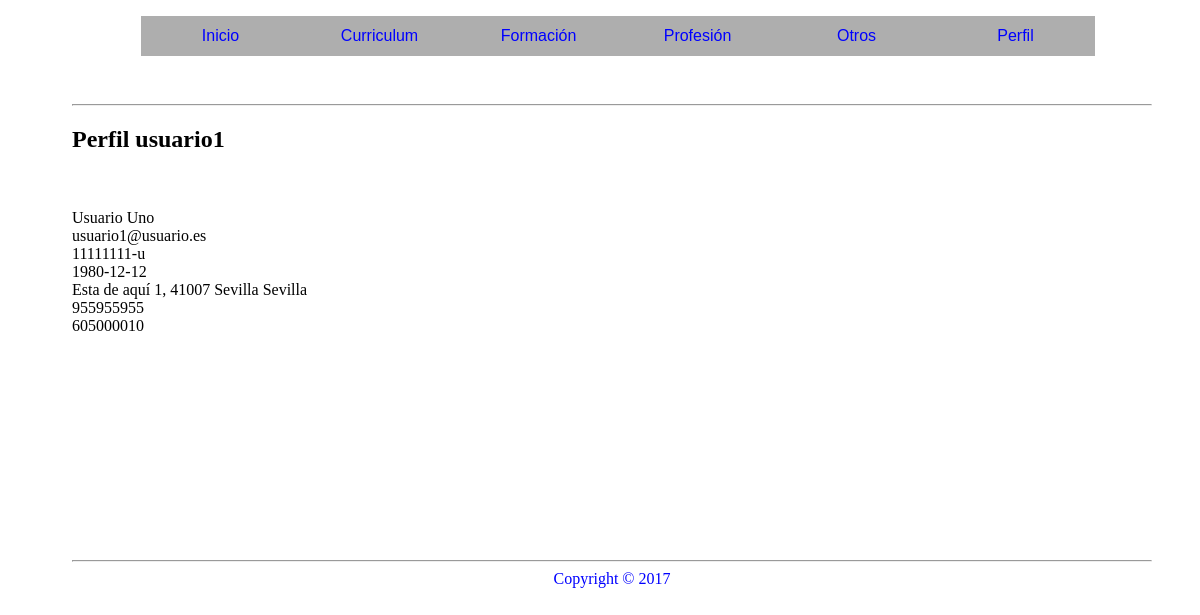
The app's page /view/v_perfil.php (signed in) with its own data.
### tables this page shows
CREATE TABLE `usuarios` (
  `idUsuario` int(11) NOT NULL,
  `username` varchar(20) NOT NULL,
  `password` varchar(255) NOT NULL,
  `email` varchar(255) NOT NULL,
  `name` varchar(100) NOT NULL,
  `surname` varchar(100) NOT NULL,
  `dni` varchar(10) NOT NULL,
  `birthday` date NOT NULL,
  `address` varchar(100) NOT NULL,
  `postal` varchar(5) NOT NULL,
  `town` varchar(100) NOT NULL,
  `province` varchar(100) NOT NULL,
  `mobile` varchar(9) NOT NULL,
  `telephone` varchar(9) DEFAULT NULL,
  `tipoUsuario` varchar(15) NOT NULL DEFAULT 'usuario',
  `estado` varchar(15) NOT NULL DEFAULT 'activado',
  `registro` datetime DEFAULT CURRENT_TIMESTAMP,
  `photo` varchar(100) DEFAULT NULL
);

### model/Usuarios.php (called while the page is built, shortened)
<?php
	require_once('Conectar.php');
	class Usuarios {
		private $idUsuario;
		private $email;
		private $name;
		private $surname;
		private $dni;
		private $birthday;
		private $address;
		private $postal;
		private $town;
		private $province;
		private $mobile;
		private $telephone;
		private $conectado;
		public function __construct($idUsuario=null){
			$this->conectarse= new Conectar();
			$this->conectado=$this->conectarse->conexion();
			if($idUsuario != "" || $idUsuario != 0){
        		$this->idUsuario=$idUsuario;
        		$this->recuperar();
      		}
		}
	    public function recuperar(){
	      $datosArray="SELECT * FROM usuarios WHERE idUsuario = $this->idUsuario";
	      $datos=$this->conectado->query($datosArray);
	      if($datosRecuperados=$datos->fetch_assoc()){
	        $this->idUsuario=$datosRecuperados['idUsuario'];
	        $this->email=$datosRecuperados['email'];
	        $this->name=$datosRecuperados['name'];
	        $this->surname=$datosRecuperados['surname'];
	        $this->dni=$datosRecuperados['dni'];
	        $this->birthday=$datosRecuperados['birthday'];
	        $this->address=$datosRecuperados['address'];
	        $this->postal=$datosRecuperados['postal'];
	        $this->town=$datosRecuperados['town'];
	        $this->province=$datosRecuperados['province'];
	        $this->mobile=$datosRecuperados['mobile'];
	        $this->telephone=$datosRecuperados['telephone'];
	      }
	    }
	    public function getEmail(){
	      return $this->email;
	    }
	    public function getName(){
	      return $this->name;
	    }
	    public function getSurname(){
	      return $this->surname;
	    }
	    public function getDNI(){
	      return $this->dni;
	    }
	    public function getBirthday(){
	      return $this->birthday;
	    }
	    public function getAddress(){
	      return $this->address;
	    }
	    public function getPostal(){
	      return $this->postal;
	    }
	    public function getTown(){
	      return $this->town;
	    }
	    public function getProvince(){
	      return $this->province;
	    }
	    public function getMobile(){
	      return $this->mobile;
	    }
	    public function getTelephone(){
	      return $this->telephone;
	    }
	}
 ?>

### model/Conectar.php (called while the page is built, shortened)
<?php
	class Conectar {
		 private $serverlocal;
		 public $login;
  		 public $contrasena;
  		 private $database;
         private $charset;
    	 private $conexion;
		public function __construct() {
			$this->serverlocal=SERVERLOCAL;
			$this->login=LOGIN;
			$this->contrasena=CONTRASENA;
			$this->database=DATABASE;
			$this->charset=CHARSET;
			$this->conexion="";
		}
		public function conexion(){
			try {
				$this->conexion = new mysqli($this->serverlocal, $this->login, $this->contrasena, $this->database);
				$this->conexion->query("SET NAMES '" . $this->charset . "'");
			} catch (Exception $e) {
				die("Error " . $e->getMessage());
				echo "Línea del error " . $e->getLine();
			}
			return $this->conexion;
		}
	}
 ?>

### controller/c_perfil.php (called while the page is built, shortened)
<?php
	require_once('../model/Usuarios.php');
	class Perfil {
		public function __construct($usuario,$contrasena){
			if (empty($_SESSION['idUsuario'])) {
				$this->objetoUsuario=new Usuarios();
			} else {
				$this->objetoUsuario=new Usuarios($_SESSION['idUsuario']);
			}
		}
	}
 ?>

### view/v_perfil.php (the view, shortened to what this page needs)
<?php
  require_once('../controller/c_perfil.php');
  $objetoPerfil = new Perfil($_POST['username']=null,$_POST['password']=null);
  $objetoPerfil->checkConexion();
 ?>
<!DOCTYPE html>
<html lang="es">
<head>
    <link rel="stylesheet" type="text/css" href="css/perfil.css">
</head>
<body>
    <header>
    <form action="<?PHP $PHP_SELF ?>" method="post">
        <nav id="menu_gral">
      	<ul id="menu">
      		<li><a href=""><input class="btnsBarra" type="submit" name="boton_inicio" value="Inicio"></a></li>
      		<?php
            if ($_SESSION['tipoUsuario']=='administrador') {
              include('v_perfil_admin.php');
            } elseif ($_SESSION['tipoUsuario']=='usuario') {
              include('v_perfil_usuario.php');
            } else {
              include('v_perfil_consultor.php');
            }
          ?>
      		<li><a href=""><input class="btnsBarra" type="submit" name="boton_perfil" value="Perfil"></a>
      			<ul>
      			</ul>
      		</li>
      	</ul>
      </nav>
      </form>
    </header>
    <div>
    	<hr>
    	<h2>Perfil <?php echo $_SESSION['username']?> </h2>
      <?php
      if (isset($_POST["boton_usuarios"])) {
           include('v_mostrarUsuario.php');
        } elseif (isset($_POST["boton_buscar"])) { ?>
             <form action="" method="post">
              <?php include('v_filtrar.php'); ?>
             </form>
 <?php }
       elseif(isset($_POST["boton_modificar"])){
        ?>
        <form action="v_perfil.php" method="post">
         <?php include('v_modificarDatos.php'); ?>
        </form>
         <?php
        } else {
            echo $objetoPerfil->objetoUsuario->getRegistro() . "<br>";
            echo "<br>";
            echo $objetoPerfil->objetoUsuario->getName() . " " . $objetoPerfil->objetoUsuario->getSurname() . "<br>";
            echo $objetoPerfil->objetoUsuario->getEmail() . "<br>";
            echo $objetoPerfil->objetoUsuario->getDNI() . "<br>";
            echo $objetoPerfil->objetoUsuario->getBirthday() . "<br>";
            echo $objetoPerfil->objetoUsuario->getAddress() . ", " . $objetoPerfil->objetoUsuario->getPostal() . " " . $objetoPerfil->objetoUsuario->getTown() . " " . $objetoPerfil->objetoUsuario->getProvince() . "<br>";
            echo $objetoPerfil->objetoUsuario->getMobile() . "<br>";
            echo $objetoPerfil->objetoUsuario->getTelephone() . "<br>";
       }
      ?>
    </div>
    <footer>
		<hr>
		Copyright &copy; <?php echo date("Y"); ?>
	</footer>
</body>
</html>

### view/css/perfil.css (style rules this page uses)
body { width: 90%; height: 100%; margin-left: 4%; }
header { margin: auto; width: 1100px; }
#menu_gral { width: 100%; margin: 1rem auto; }
#menu_gral ul { list-style-type: none; text-align: center; font-size: 0; }
#menu_gral > ul li { display: inline-block; width: 15%; position: relative; background: #AEAEAE; }
#menu_gral li a { text-decoration: none; font-size: 1rem; color: blue; display: block; line-height: 2.5rem; }
#menu_gral li ul { position: absolute; width: 0; overflow: hidden; }
.btnsBarra { color: blue; font-size: 1rem; background: transparent; border: none; }
div { position: absolute; margin: 2% 4% 4% 2%; width: 90%; height: 500px; }
footer { position: absolute; height: 10%; width: 90%; margin: 40% 5% 5% 2%; text-align: center; color: blue; }

### records on screen
usuarios: name "Usuario", surname "Uno", email "usuario1@usuario.es", dni "11111111-u", birthday "1980-12-12", address "Esta de aquí 1", postal "41007", town "Sevilla", province "Sevilla", mobile "955955955", telephone "605000010"

### other values on screen
$_SESSION['username'] "usuario1"
